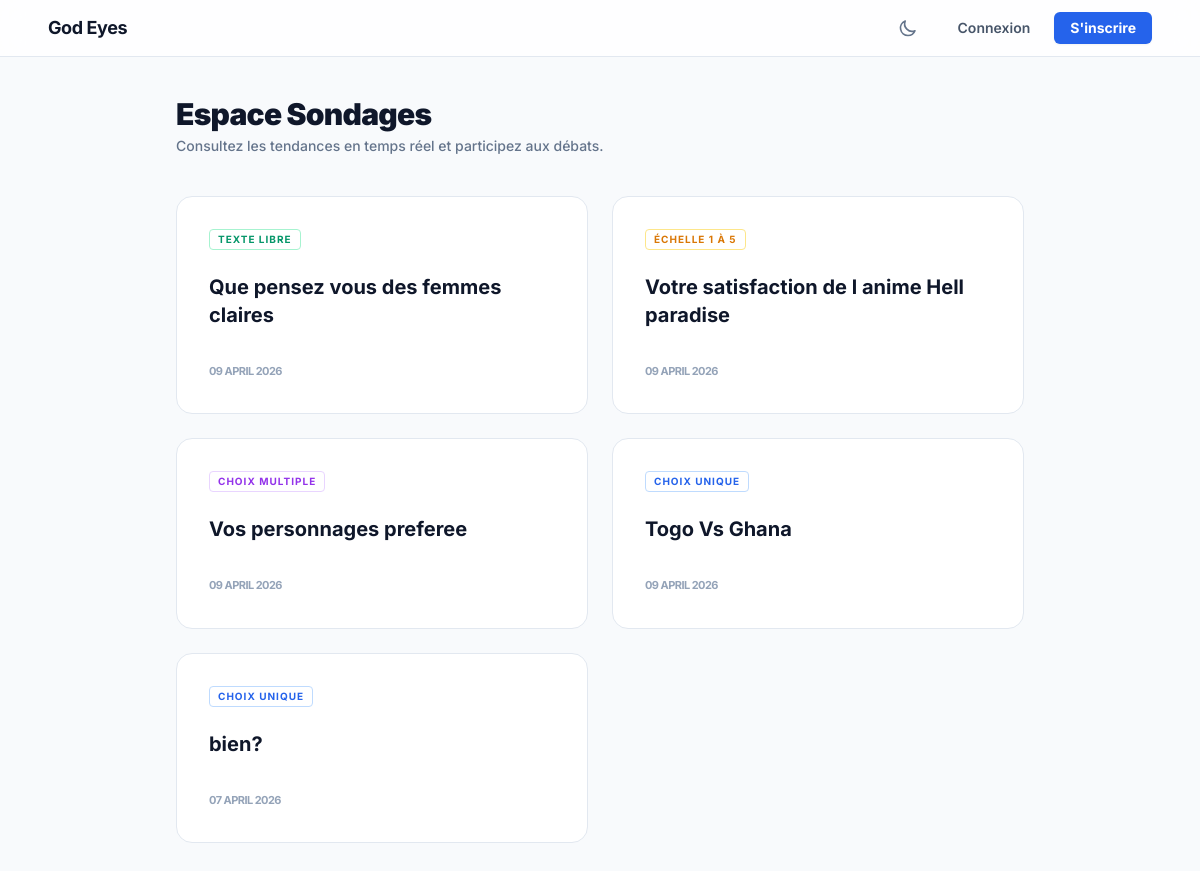
/, run on an earlier commit of the app's database.
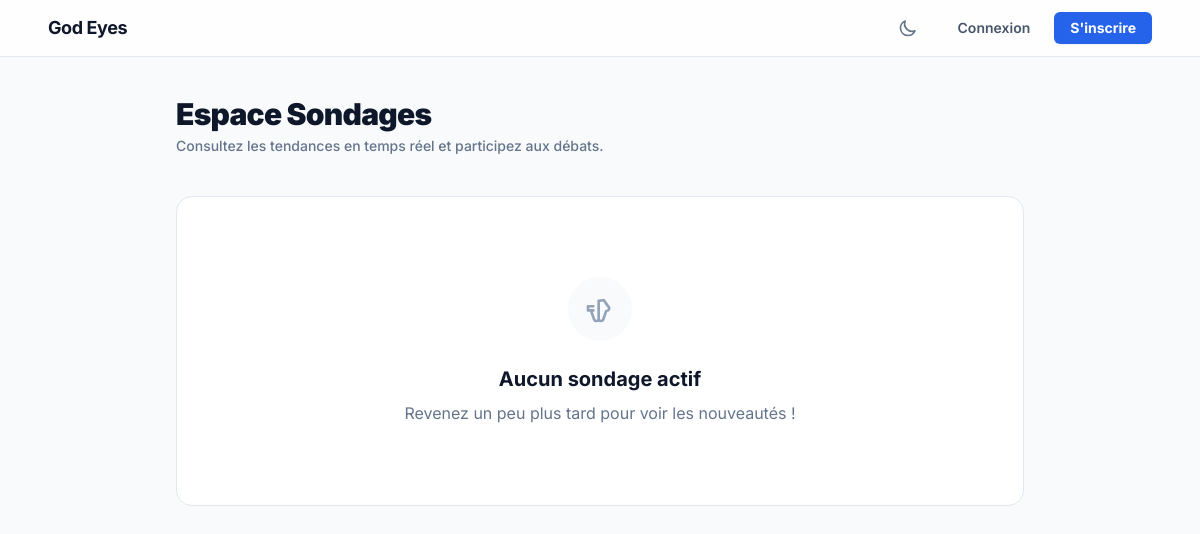
And on a later commit of the database.
### polls/models.py (models this page shows, shortened)
class Poll(models.Model):
    SINGLE   = 'single'
    MULTIPLE = 'multiple'
    RATING   = 'rating'
    TEXT     = 'text'
    POLL_TYPES = [
        (SINGLE,   'Choix unique'),
        (MULTIPLE, 'Choix multiple'),
        (RATING,   'Échelle 1 à 5'),
        (TEXT,     'Texte libre'),
    ]
    poll_type = models.CharField(max_length=20, choices=POLL_TYPES, default=SINGLE)
    question = models.CharField(max_length=255)
    created_at = models.DateTimeField(auto_now_add=True)
    is_active = models.BooleanField(default=True)

### polls/views.py (the view)
# urls.py: path('', views.poll_list, name='list'),
def poll_list(request):
    polls = Poll.objects.all().order_by('-is_active', '-created_at')
    user_voted_polls = []
    if request.user.is_authenticated:
        user_voted_polls = Vote.objects.filter(user=request.user).values_list('poll_id', flat=True).distinct()
    return render(request, 'polls/list.html', {
        'polls': polls,
        'user_voted_polls': list(user_voted_polls)
    })

### polls/templates/polls/list.html (shortened to what this page needs)
{% extends 'polls/base.html' %}
{% block content %}
<div class="mb-10 flex flex-col md:flex-row md:items-end justify-between gap-4">
    <div class="space-y-1">
        <h1 class="text-3xl font-black text-slate-900 dark:text-white tracking-tight">Espace Sondages</h1>
        <p class="text-slate-500 dark:text-slate-400 text-sm font-medium">Consultez les tendances en temps réel et participez aux débats.</p>
    </div>
</div>
{% if polls %}
    <div class="grid grid-cols-1 md:grid-cols-2 gap-6">
        {% for poll in polls %}
            <a href="{% url 'polls:detail' poll.id %}"
               class="group relative bg-white dark:bg-slate-800 p-8 rounded-2xl border border-slate-200 dark:border-slate-800 hover:border-brand-600 dark:hover:border-brand-600 transition-all duration-300 {% if not poll.is_active %}opacity-75{% endif %}">
                <div class="flex justify-between items-start mb-6">
                    <div class="flex gap-2">
                        <span class="text-[10px] font-bold uppercase tracking-widest px-2 py-0.5 rounded border
                            {% if poll.poll_type == 'single' %}border-blue-200 text-blue-600 dark:border-blue-800/50 dark:text-blue-400
                            {% elif poll.poll_type == 'multiple' %}border-purple-200 text-purple-600 dark:border-purple-800/50 dark:text-purple-400
                            {% elif poll.poll_type == 'rating' %}border-amber-200 text-amber-600 dark:border-amber-800/50 dark:text-amber-400
                            {% else %}border-emerald-200 text-emerald-600 dark:border-emerald-800/50 dark:text-emerald-400{% endif %}">
                            {{ poll.get_poll_type_display }}
                        </span>
                    </div>
                </div>
                <h3 class="text-xl font-bold text-slate-900 dark:text-white mb-2 leading-snug group-hover:text-brand-600 transition-colors">{{ poll.question }}</h3>
                <div class="mt-8 flex items-center justify-between">
                    <p class="text-[11px] font-bold text-slate-400 uppercase tracking-tighter">{{ poll.created_at|date:"d F Y" }}</p>
                </div>
            </a>
        {% endfor %}
    </div>
{% else %}
    <div class="bg-white dark:bg-slate-800 rounded-2xl border border-slate-200 dark:border-slate-800 p-20 text-center">
        <div class="inline-flex items-center justify-center w-16 h-16 rounded-full bg-slate-50 dark:bg-slate-900 mb-6">
            <svg class="w-8 h-8 text-slate-400" fill="none" stroke="currentColor" viewBox="0 0 24 24">
        </div>
        <h3 class="text-xl font-bold text-slate-900 dark:text-white">Aucun sondage actif</h3>
        <p class="mt-2 text-slate-500">Revenez un peu plus tard pour voir les nouveautés !</p>
    </div>
{% endif %}
{% endblock %}

What changed in the data, as far as the page shows it:
removed Poll: poll_type "TEXTE LIBRE", question "Que pensez vous des femmes claires", created_at "09 APRIL 2026"
removed Poll: poll_type "ÉCHELLE 1 À 5", question "Votre satisfaction de l anime Hell paradise", created_at "09 APRIL 2026"
removed Poll: poll_type "CHOIX MULTIPLE", question "Vos personnages preferee", created_at "09 APRIL 2026"
removed Poll: poll_type "CHOIX UNIQUE", question "Togo Vs Ghana", created_at "09 APRIL 2026"
removed Poll: poll_type "CHOIX UNIQUE", question "bien?", created_at "07 APRIL 2026"
Also different on the page:
text now shown: "Aucun sondage actif Revenez un peu plus tard pour voir les nouveautés !"
